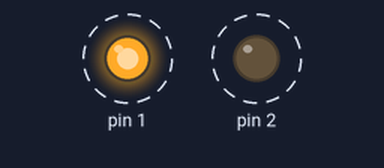
The sketch below on a simulated Arduino Uno, built with avr-gcc and run on an emulated ATmega328P. Shown: output pins drawn as LEDs (lit = HIGH). Dashed ring = blinking.

Above: at 0.2 s.
Timing chart, 0 to 4.6 s (numbered marks = the images above):
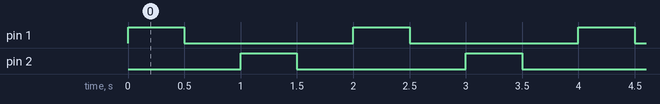

Measured:
- by itself, pin 1, pin 2: alternates HIGH for 0.50 s and LOW for 1.5 s
- by itself, everything shown: repeats every 2.0 s, in 4 steps

The sketch:

codigo.ino
```cpp
// C++ code
//
void setup()
{
  pinMode(1, OUTPUT);
  pinMode(2, OUTPUT);
}

void loop()
{
  digitalWrite(1, HIGH);
  delay(500);
  digitalWrite(1, LOW);
  delay(500);
  digitalWrite(2, HIGH);
  delay(500);
  digitalWrite(2, LOW);
  delay(500);
}
```
